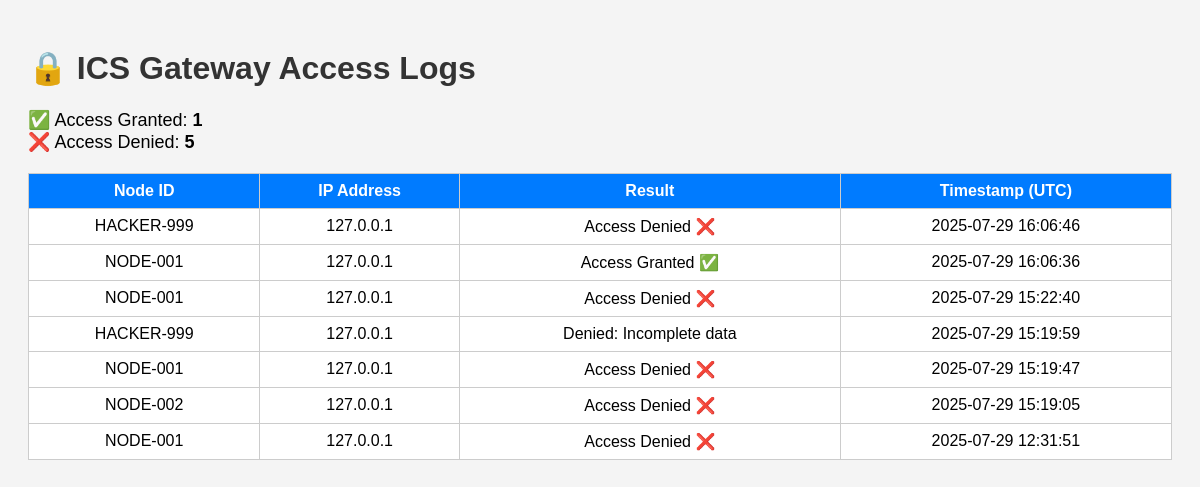
Before: / with the older database file.
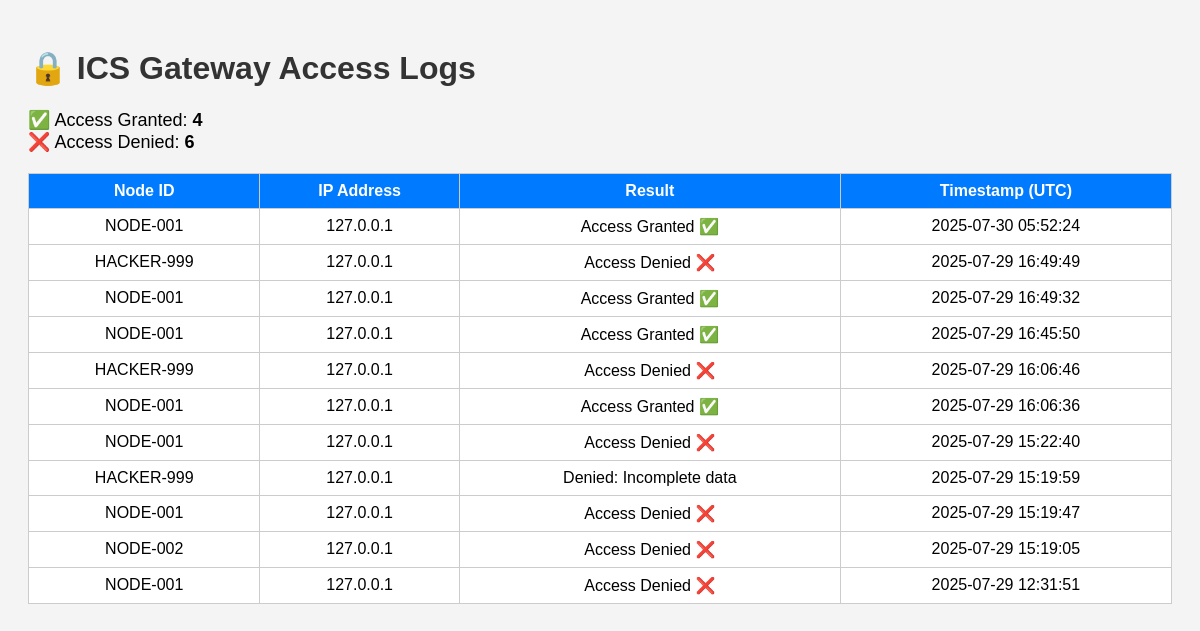
After: the same page with the newer database file.
### tables this page shows
CREATE TABLE access_logs (
            id INTEGER PRIMARY KEY AUTOINCREMENT,
            node_id TEXT,
            ip_address TEXT,
            result TEXT,
            timestamp TEXT
        );

### gateway/app.py (the view)
@app.route('/')
def dashboard():
    logs = fetch_logs()
    granted = sum(1 for row in logs if row[2].startswith("Access Granted"))
    denied = sum(1 for row in logs if row[2].startswith("Access Denied"))
    return render_template('dashboard.html', logs=logs, granted=granted, denied=denied)

### gateway/db.py (called while the page is built)
def fetch_logs():
    conn = sqlite3.connect(DB_PATH)
    cursor = conn.cursor()
    cursor.execute("SELECT node_id, ip_address, result, timestamp FROM access_logs ORDER BY id DESC")
    logs = cursor.fetchall()
    conn.close()
    return logs

### gateway/templates/dashboard.html (shortened to what this page needs)
<!DOCTYPE html>
<html>
<head>
</head>
<body>
  <h1>🔒 ICS Gateway Access Logs</h1>
  <div class="stats">
    ✅ Access Granted: <strong>{{ granted }}</strong><br>
    ❌ Access Denied: <strong>{{ denied }}</strong>
  </div>
  <table>
    <tr>
      <th>Node ID</th>
      <th>IP Address</th>
      <th>Result</th>
      <th>Timestamp (UTC)</th>
    </tr>
    {% for row in logs %}
    <tr>
      <td>{{ row[0] }}</td>
      <td>{{ row[1] }}</td>
      <td>{{ row[2] }}</td>
      <td>{{ row[3] }}</td>
    </tr>
    {% endfor %}
  </table>
</body>
</html>

### gateway/templates/dashboard.html (style rules this page uses)
body { font-family: Arial; padding: 20px; background: #f4f4f4; }
h1 { color: #333; }
table { width: 100%; border-collapse: collapse; margin-top: 20px; background: white; }
th, td { border: 1px solid #ccc; padding: 8px; text-align: center; }
th { background: #007BFF; color: white; }
.stats { margin-top: 20px; font-size: 18px; }

Changed rows visible on the page:
added access_logs: node "NODE-001", ip_address "127.0.0.1", result "Access Granted ✅", timestamp "2025-07-30 05:52:24"
added access_logs: node "HACKER-999", ip_address "127.0.0.1", result "Access Denied ❌", timestamp "2025-07-29 16:49:49"
added access_logs: node "NODE-001", ip_address "127.0.0.1", result "Access Granted ✅", timestamp "2025-07-29 16:49:32"
added access_logs: node "NODE-001", ip_address "127.0.0.1", result "Access Granted ✅", timestamp "2025-07-29 16:45:50"
Other visible differences:
{{ granted }}: "1" → "4"
{{ denied }}: "5" → "6"
